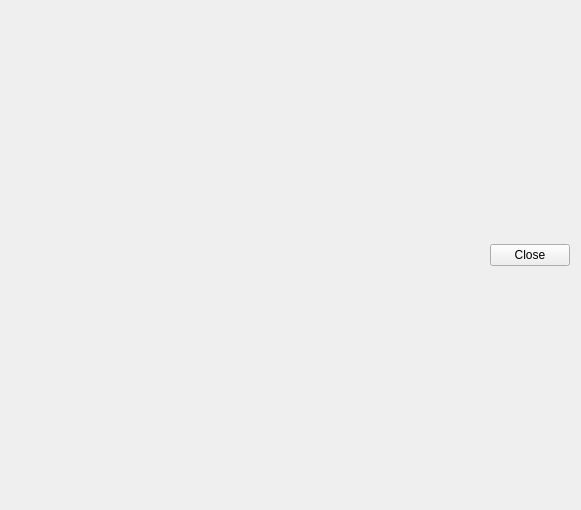
<?xml version="1.0" encoding="UTF-8"?>
<ui version="4.0">
 <class>LogViewerForm</class>
 <widget class="QWidget" name="LogViewerForm">
  <property name="geometry">
   <rect>
    <x>0</x>
    <y>0</y>
    <width>581</width>
    <height>510</height>
   </rect>
  </property>
  <property name="windowTitle">
   <string>Form</string>
  </property>
  <property name="windowIcon">
   <iconset resource="ltr_rc.qrc">
    <normaloff>:/ltr/linuxtrack.svg</normaloff>:/ltr/linuxtrack.svg</iconset>
  </property>
  <layout class="QVBoxLayout" name="verticalLayout_2">
   <item>
    <layout class="QVBoxLayout" name="verticalLayout">
     <item>
      <layout class="QHBoxLayout" name="horizontalLayout">
       <item>
        <spacer name="horizontalSpacer">
         <property name="orientation">
          <enum>Qt::Horizontal</enum>
         </property>
         <property name="sizeHint" stdset="0">
          <size>
           <width>40</width>
           <height>20</height>
          </size>
         </property>
        </spacer>
       </item>
       <item>
        <widget class="QPushButton" name="CloseButton">
         <property name="text">
          <string>Close</string>
         </property>
        </widget>
       </item>
      </layout>
     </item>
    </layout>
   </item>
  </layout>
 </widget>
 <resources>
  <include location="ltr_rc.qrc"/>
 </resources>
 <connections/>
</ui>
